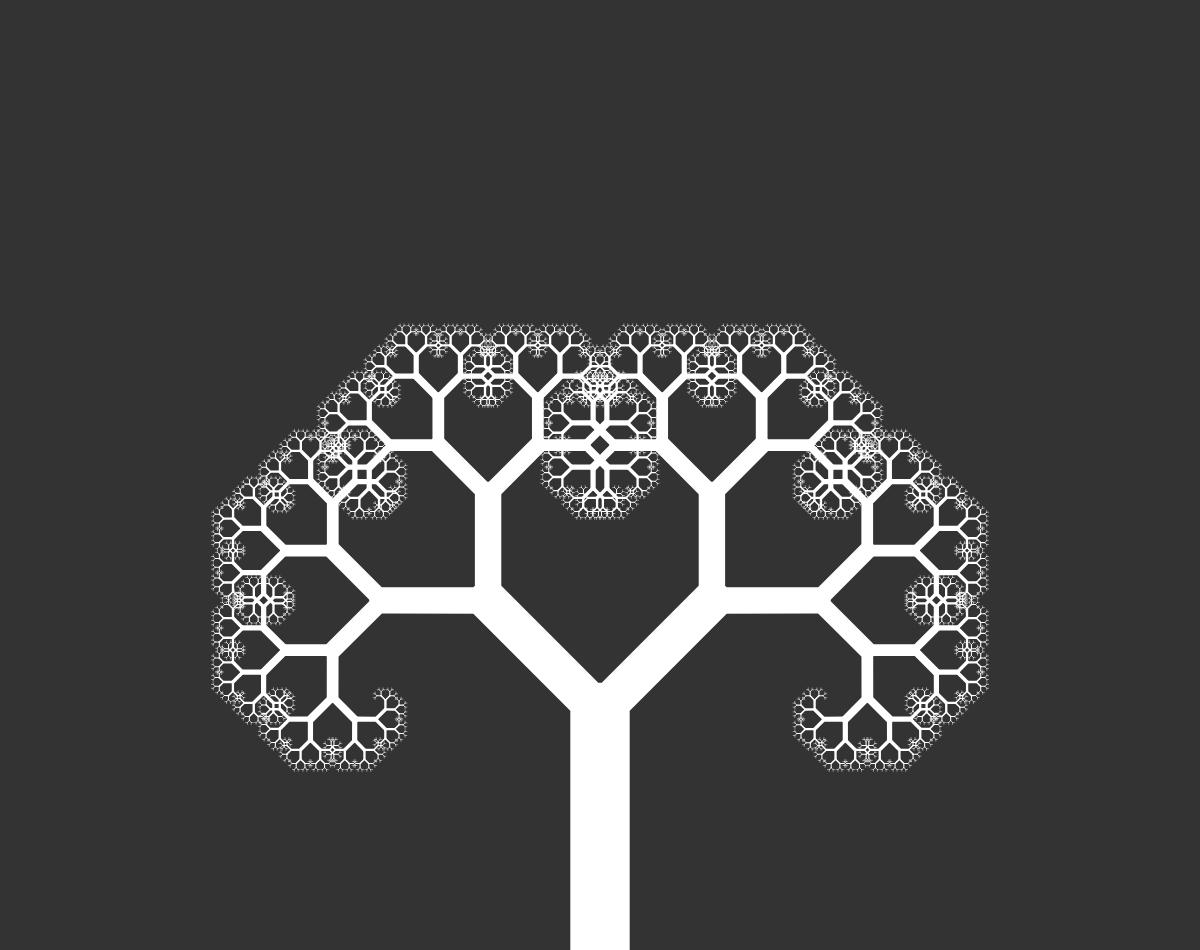
Frame 1 (no input)
Frame 60 (no input): identical to frame 1, image omitted
Frame 120 (the mouse pressed at the canvas centre since frame 60): identical to frame 1, image omitted

The p5.js sketch that drew this single still picture (run headless with seeded random() and noise() and a simulated clock; from frame 60 on, the mouse is pressed at the canvas centre):

// p5.js sketch
// ── sketch.js
var angle;
var slider;
var h, w;
var newLen;
function setup() {
	h      = windowHeight - 50;
	w      = windowWidth;
	newLen = 0.6667;
	createCanvas(w, h);
	slider = createSlider(0, TWO_PI, PI/4, 0.001);
}

function draw() {
	background(51);
	angle = slider.value();
	stroke(255);
	translate(w / 2, height);
	branch(h / 4);
}

function branch(len){
	strokeWeight(len * 0.25);
	line(0, 0, 0, -len);
	translate(0, -len);
	if(len > 2){	
  		newbranch(len, angle);
		newbranch(len, -angle);
	}
}

function newbranch(len, angle){
	push();
	rotate(angle);
	branch(len*newLen);
	pop();
}
